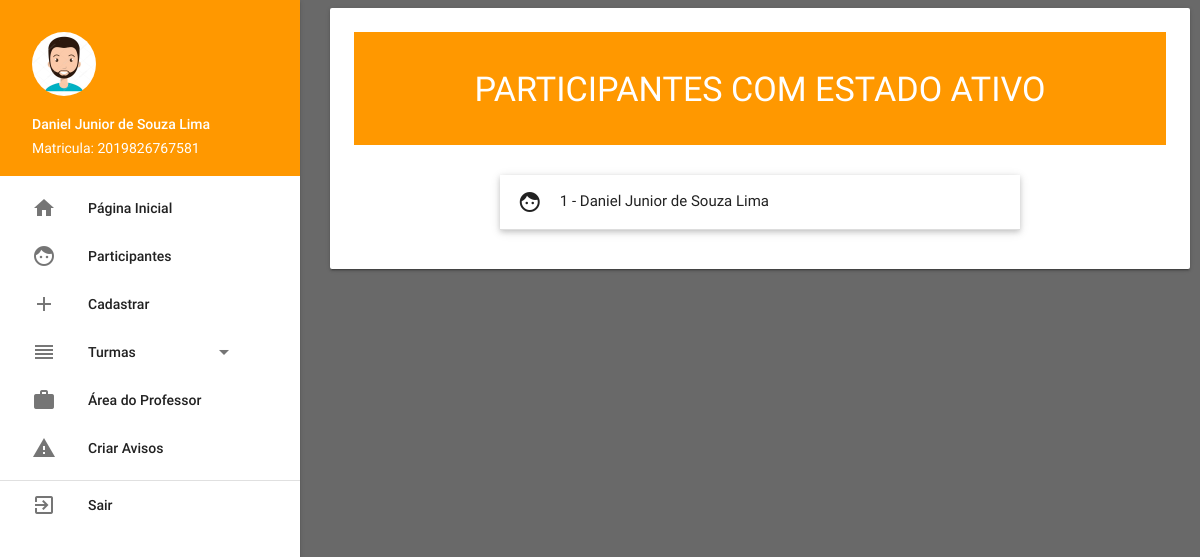
/adm/estados/ativo (signed in), run on an earlier commit of the app's database.
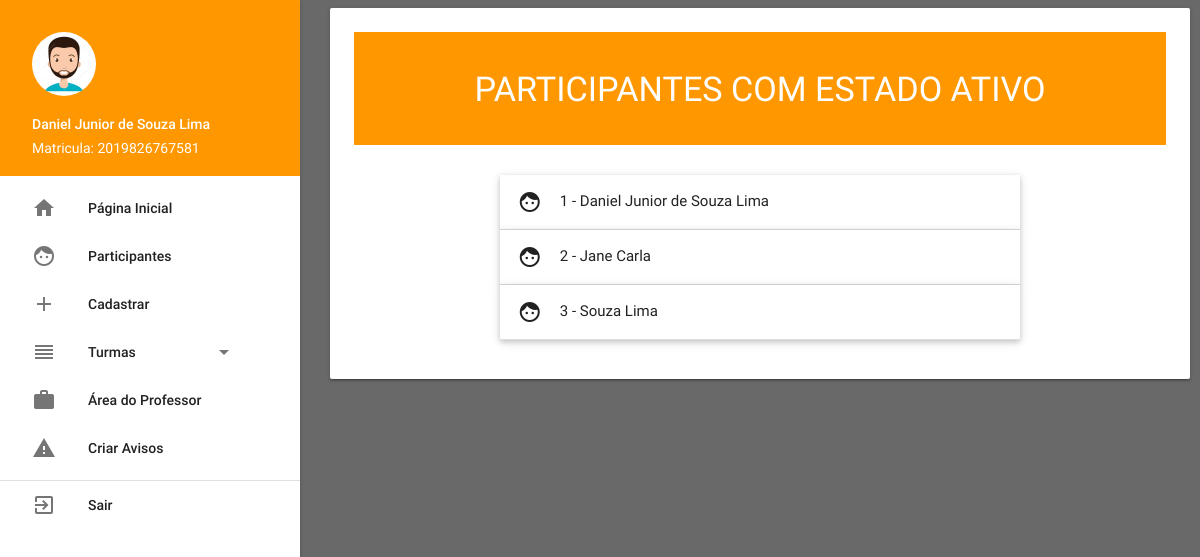
And on a later commit of the database.
### tables this page shows
CREATE TABLE `participantes` (
  `id` int(11) NOT NULL,
  `nome_completo` varchar(120) DEFAULT NULL,
  `data_nascimento` varchar(10) DEFAULT NULL,
  `estado_participante` varchar(15) DEFAULT NULL,
  `rg` varchar(12) DEFAULT NULL,
  `cpf` varchar(11) DEFAULT NULL,
  `matricula` varchar(20) DEFAULT NULL,
  `celular` varchar(12) DEFAULT NULL,
  `telefone` varchar(12) DEFAULT NULL,
  `email` varchar(120) DEFAULT NULL,
  `sexo` varchar(15) DEFAULT NULL,
  `turma` varchar(25) DEFAULT NULL,
  `acesso` varchar(10) DEFAULT 'user',
  `senha` varchar(70) DEFAULT NULL,
  `tipo` varchar(12) DEFAULT NULL,
  `numeracao_tipo` varchar(12) DEFAULT NULL
);

### App/Controller/admController.php (called while the page is built, shortened)
<?php
class admController extends controller
{
    public function estados($estado)
    {
        $adm = new adm();
        if ($estado == 'ativo') {
            $dados['estado'] = 'ATIVO';
        } else if ($estado == 'pre_inscricao') {
            $dados['estado'] = 'PRE-INSCRITO';
        } else if ($estado == 'concludente') {
            $dados['estado'] = 'CONCLUDENTE';
        } else if ($estado == 'nao_concludente') {
            $dados['estado'] = 'NÃO CONCLUDENTE';
        } else if ($estado == 'inativo') {
            $dados['estado'] = 'INATIVO';
        }
        if (!empty($estado)) {
            $dados['dados'] = $adm->estado($estado);
        }
        $this->template('adm', 'participantes-ativos', $dados);
    }
}

### Core/core.php (called while the page is built, shortened)
<?php
    class Core{
        public function run(){
            $url = explode('index.php', $_SERVER['PHP_SELF']);
            $url = end($url);
            $params = array();
            if(!empty($url))
            {
                $url = explode('/', $url);
                array_shift($url);
                array_shift($url);
                if (isset($url[0]))
                {
                    $currentAction = $url[0];
                    array_shift($url);
                } else {
                    $currentAction = 'index';
                }
                if(count($url) > 0){
                    $params = $url;
                }
            } else {
                $currentAction = 'index';
                $currentController = 'homeController';
                $params = array();
            }
            $c = new $currentController();
            call_user_func_array(array($c, $currentAction), $params);
        }
    }

### index.php (called while the page is built, shortened)
<?php
    require_once('Core/core.php');
$core = new Core();
$core->run();

### App/Model/model.php (called while the page is built, shortened)
<?php
class model
{
    public function __construct()
    {
        try {
            $this->pdo = new PDO('mysql:host=sql201.byethost.com;port=3306;dbname=b15_22255918_inclusaodigital', 'b15_22255918', '86318162');
        } catch (PDOException $e) {
            echo 'Falhou a conexão com banco de dados (Error: ' . $e->getMessage() . ')';
        }
    }
}

### App/Model/adm.php (called while the page is built, shortened)
<?php
class adm extends model
{
    public function estado($estadoParticipante)
    {
        $sql = "SELECT * FROM participantes WHERE estado_participante = '$estadoParticipante' ORDER BY nome_completo ASC";
        $sql = $this->pdo->query($sql);
        if ($sql->rowCount() > 0) {
            return $sql->fetchAll();
        } else {
            return false;
        }
    }
}

### App/View/adm/participantes-ativos.php (the view, shortened to what this page needs)
<div class="orange">
    <br>
    <h4 class="center-align color-white">PARTICIPANTES COM ESTADO <?php echo $estado;?></h4>
    <br>
</div>
<br>
<div class="container">
    <ul class="collapsible popout" data-collapsible="accordion">
        <?php $i = 1; if (!empty($dados)): ?>
            <?php foreach ($dados as $participante):?>
                <li>
                    <div class="collapsible-header">
                        <i class="material-icons">face</i>
                        <?php echo $i++.' - ';?>
                        <?=$participante['nome_completo'];?>
                    </div>
                </li>
            <?php endforeach;?>
        <?php endif; ?>
    </ul>
</div>

What changed in the data, as far as the page shows it:
added participantes: nome_completo "Jane Carla"
added participantes: nome_completo "Souza Lima"
